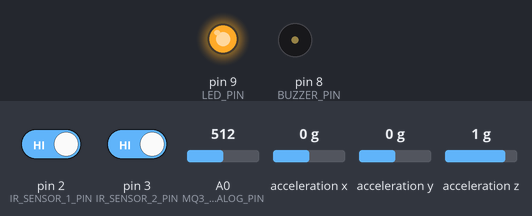
Simulated run of this sketch. Board: Arduino Uno, built with avr-gcc and run on an emulated ATmega328P. On the bench: output pins drawn as LEDs (lit = HIGH), buzzer (waves = sounding, pin HIGH). Wiring (inferred from the names in the program): MPU-6050 motion sensor at I2C address 0x68. Dashed ring = blinking. The test bench sets the inputs (shaded band); at power-on: A0 (MQ3_ANALOG_PIN) = 512, pin 2 (IR_SENSOR_1_PIN) HIGH, pin 3 (IR_SENSOR_2_PIN) HIGH, acceleration x 0 g, acceleration y 0 g, acceleration z 1 g. No radio packets arrive unless stated; what the sketch prints to the serial monitor is not drawn.

Above: at 2.7 s.
2.8 s: A0 (MQ3_ANALOG_PIN) set to 460
4.5 s: A0 (MQ3_ANALOG_PIN) set to 433
At 5.5 s:
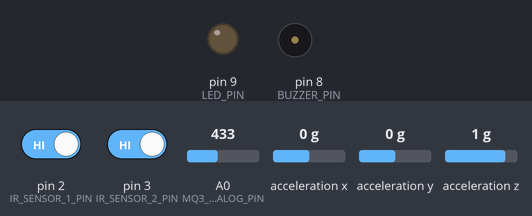
6.9 s: pin 2 (IR_SENSOR_1_PIN) driven LOW
At 7.23 s:
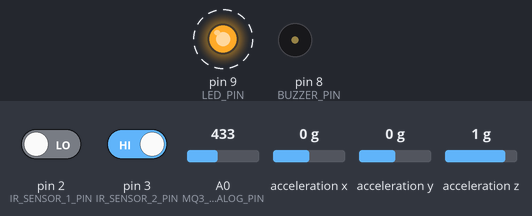
9.9 s: pin 3 (IR_SENSOR_2_PIN) driven LOW
12.9 s: pin 2 (IR_SENSOR_1_PIN) driven HIGH
15.9 s: pin 3 (IR_SENSOR_2_PIN) driven HIGH
At 15.9 s:
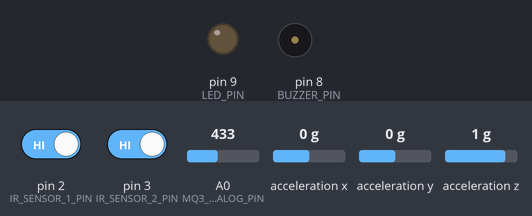
Timing chart, 0 to 18.4 s (numbered marks = the images above; inputs shaded):
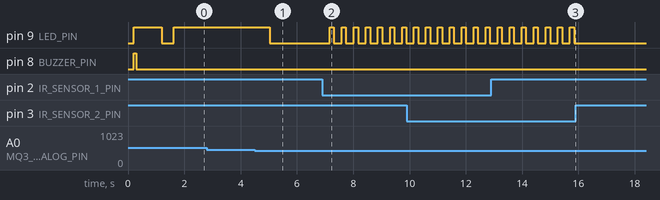

Measured:
- the behaviour switches between 450 and 449 on A0 (MQ3_ANALOG_PIN) (found by bisection; images 0 and 1)
- after the input at 2.8 s, every drawn part: stays the same
- after the input at 4.5 s, pin 9 (LED_PIN): HIGH → LOW after 0.54 s
- after the input at 6.9 s, pin 9 (LED_PIN): alternates HIGH for 0.15 s and LOW for 0.28 s, starting after 0.26 s
- after the input at 15.9 s, pin 9 (LED_PIN): stops changing and stays LOW

The sketch:

helmet_transmitter.ino
```cpp
#include <RH_ASK.h>
#include <SPI.h>
#include <Wire.h>

// ========================================================
// TRANSMITTER ARDUINO (HELMET UNIT) PIN CONFIGURATION
// ========================================================
const int IR_SENSOR_1_PIN   = 2;    // IR Sensor 1 (Head Presence) -> Arduino D2
const int IR_SENSOR_2_PIN   = 3;    // IR Sensor 2 (Strap Buckle)  -> Arduino D3
const int BUZZER_PIN        = 8;    // Local Helmet Buzzer (+)     -> Arduino D8
const int LED_PIN           = 9;    // Red Indicator LED           -> Arduino D9
const int RF_TX_PIN         = 12;   // 433MHz RF Transmitter DATA  -> Arduino D12
const int MQ3_ANALOG_PIN    = A0;   // MQ-3 Alcohol Analog (AO)    -> Arduino A0

// Optional MPU-6050 3-Axis Accelerometer on I2C (SDA -> A4, SCL -> A5)
const int MPU_ADDR          = 0x68;
bool hasMPU                 = false;

// Safety thresholds
const int ALCOHOL_THRESHOLD = 450;
const float CRASH_G_THRESHOLD = 3.2; // G-force spike threshold (> 3.2G considered impact)

// Initialize RadioHead ASK driver (Speed: 2000 bps, TX on Pin 12)
RH_ASK rf_driver(2000, 11, RF_TX_PIN);

// MPU-6050 variables
float ax_g = 0.0, ay_g = 0.0, az_g = 1.0;
float total_g = 1.0;
float pitch = 0.0, roll = 0.0;
bool crashDetected = false;

void initMPU() {
  Wire.begin();
  Wire.beginTransmission(MPU_ADDR);
  if (Wire.endTransmission() == 0) {
    // Wake up MPU-6050
    Wire.beginTransmission(MPU_ADDR);
    Wire.write(0x6B); // PWR_MGMT_1 register
    Wire.write(0);    // Wake up
    Wire.endTransmission(true);
    hasMPU = true;
    Serial.println("MPU-6050 Detected on I2C (A4/A5). Motion telemetry enabled.");
  } else {
    hasMPU = false;
    Serial.println("MPU-6050 Not Found. Running dual-IR + MQ-3 baseline mode.");
  }
}

void readMPU() {
  if (!hasMPU) return;

  Wire.beginTransmission(MPU_ADDR);
  Wire.write(0x3B); // ACCEL_XOUT_H
  Wire.endTransmission(false);
  Wire.requestFrom(MPU_ADDR, 6, true);

  if (Wire.available() >= 6) {
    int16_t raw_ax = Wire.read() << 8 | Wire.read();
    int16_t raw_ay = Wire.read() << 8 | Wire.read();
    int16_t raw_az = Wire.read() << 8 | Wire.read();

    ax_g = (float)raw_ax / 16384.0;
    ay_g = (float)raw_ay / 16384.0;
    az_g = (float)raw_az / 16384.0;

    total_g = sqrt(ax_g * ax_g + ay_g * ay_g + az_g * az_g);
    pitch = atan2(-ax_g, sqrt(ay_g * ay_g + az_g * az_g)) * 180.0 / PI;
    roll  = atan2(ay_g, az_g) * 180.0 / PI;

    if (total_g > CRASH_G_THRESHOLD) {
      crashDetected = true;
    } else {
      crashDetected = false;
    }
  }
}

void setup() {
  Serial.begin(9600);
  delay(200);

  // Configure digital I/O
  pinMode(IR_SENSOR_1_PIN, INPUT_PULLUP);
  pinMode(IR_SENSOR_2_PIN, INPUT_PULLUP);
  pinMode(LED_PIN, OUTPUT);
  pinMode(BUZZER_PIN, OUTPUT);

  // --- HARDWARE BOOT TEST ---
  digitalWrite(LED_PIN, HIGH);
  digitalWrite(BUZZER_PIN, HIGH);
  delay(100);
  digitalWrite(BUZZER_PIN, LOW);
  delay(900);
  digitalWrite(LED_PIN, LOW);

  Serial.println("==================================================");
  Serial.println("AegisHelm Helmet Transmitter Unit Active");
  Serial.println("Pins: IR1->D2 | IR2->D3 | MQ3->A0 | Buzzer->D8 | Red LED->D9 | RF->D12");
  Serial.print("Alcohol Threshold: ");
  Serial.println(ALCOHOL_THRESHOLD);

  // Probe MPU-6050
  initMPU();

  // Initialize RF Transmitter
  if (!rf_driver.init()) {
    Serial.println("Warning: RF Transmitter init failed on Pin 12!");
  } else {
    Serial.println("RF Transmitter Initialized on Pin D12 (2000 bps).");
  }
  Serial.println("==================================================");
}

void loop() {
  digitalWrite(BUZZER_PIN, LOW);

  // 1. Read Sensors
  int ir1State = digitalRead(IR_SENSOR_1_PIN);
  int ir2State = digitalRead(IR_SENSOR_2_PIN);
  int alcoholLevel = analogRead(MQ3_ANALOG_PIN);

  bool ir1Detected     = (ir1State == LOW);
  bool ir2Detected     = (ir2State == LOW);
  bool helmetWorn      = (ir1Detected && ir2Detected); // Both head + strap required
  bool alcoholDetected = (alcoholLevel >= ALCOHOL_THRESHOLD);

  // 2. Read Accelerometer
  readMPU();

  // 3. Determine System State & RF Message
  const char *rfMsg = "NO_HELMET";

  if (crashDetected) {
    rfMsg = "CRASH";
  } else if (alcoholDetected) {
    rfMsg = "ALCOHOL";
  } else if (!helmetWorn) {
    rfMsg = "NO_HELMET";
  } else {
    rfMsg = "SAFE"; // Helmet ON, Strap ON, Clean Air
  }

  // Transmit RF packet with 100ms safe timeout
  rf_driver.send((uint8_t *)rfMsg, strlen(rfMsg));
  rf_driver.waitPacketSent(100);

  // 4. Serial Monitor Output
  Serial.print("IR1: ");
  Serial.print(ir1Detected ? "DETECTED " : "CLEAR    ");
  Serial.print("| IR2: ");
  Serial.print(ir2Detected ? "DETECTED " : "CLEAR    ");
  Serial.print("| Alc: ");
  Serial.print(alcoholLevel);
  if (alcoholDetected) {
    Serial.print(" [ALCOHOL ALERT]");
  } else {
    Serial.print(" [NORMAL]       ");
  }
  if (hasMPU) {
    Serial.print(" | Accel: ");
    Serial.print(total_g, 2);
    Serial.print("G (P:");
    Serial.print(pitch, 1);
    Serial.print("° R:");
    Serial.print(roll, 1);
    Serial.print("°)");
    if (crashDetected) Serial.print(" [CRASH IMPACT!]");
  }
  Serial.print(" | RF: [");
  Serial.print(rfMsg);
  Serial.print("] | Red LED: ");

  // 5. Red LED Indication on Helmet Unit (Pin D9)
  if (alcoholDetected) {
    Serial.println("SOLID ON");
    digitalWrite(LED_PIN, HIGH);
    delay(300);
  } else if (ir1Detected || ir2Detected) {
    Serial.println("BLINKING");
    digitalWrite(LED_PIN, HIGH);
    delay(150);
    digitalWrite(LED_PIN, LOW);
    delay(150);
  } else {
    Serial.println("OFF");
    digitalWrite(LED_PIN, LOW);
    delay(300);
  }
}
```
